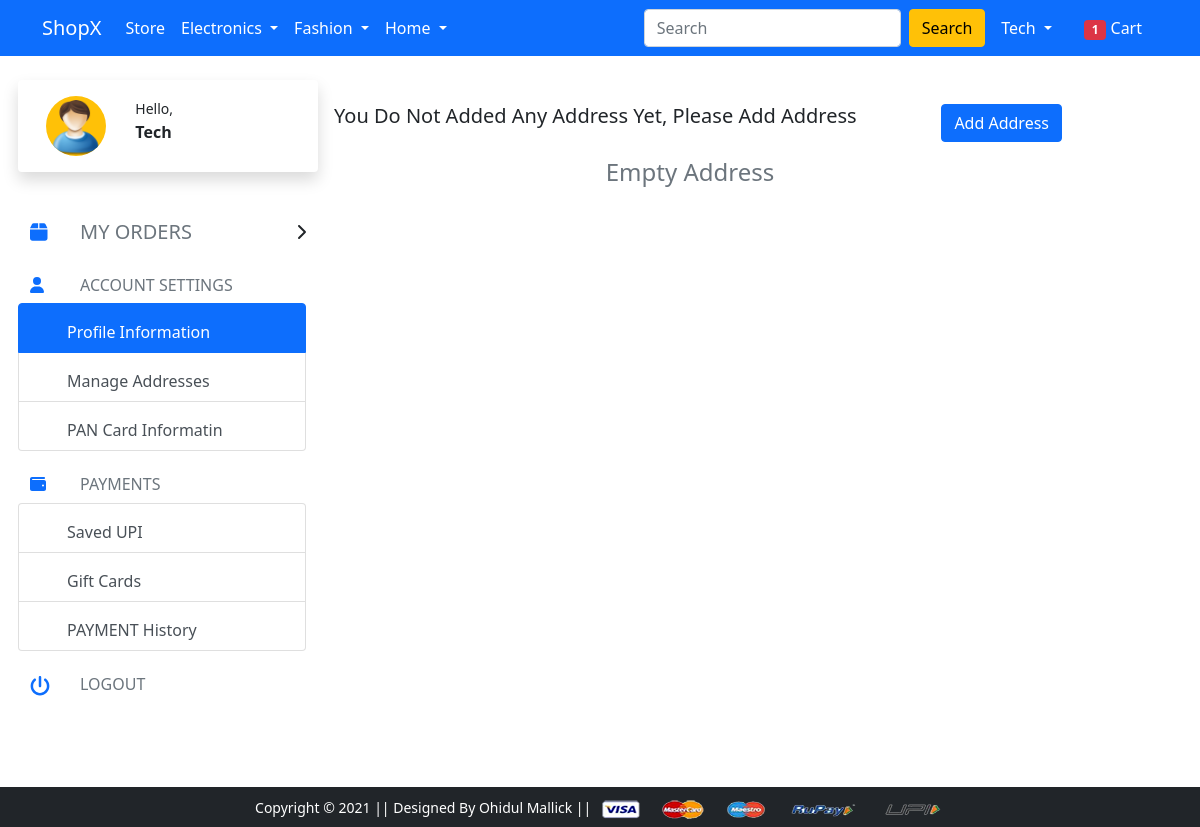
The page /address/ (signed in) on the database as committed earlier.
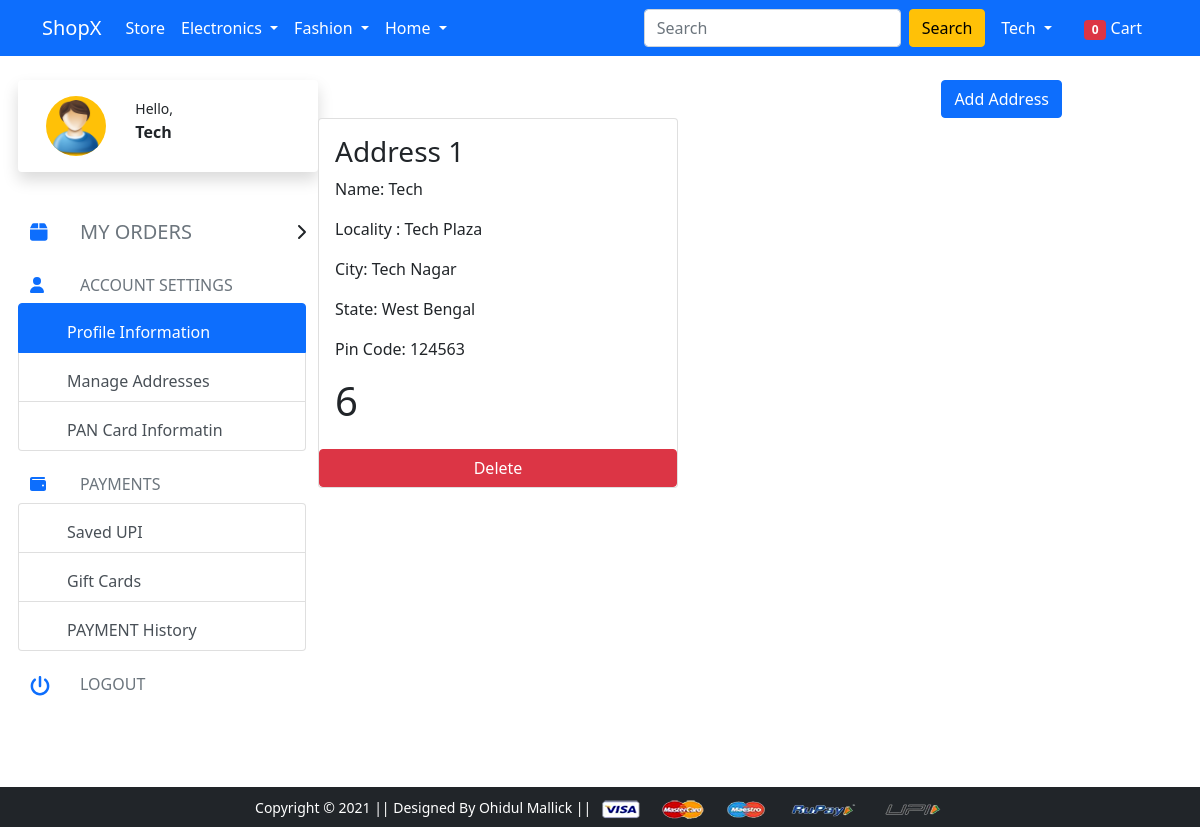
The same page on the database as committed later.
### app/models.py (models this page shows, shortened)
class Customer(models.Model):
    user=models.ForeignKey(User,on_delete=models.CASCADE)
    name=models.CharField(max_length=150)
    mobile = models.IntegerField(blank=True,null=True,default= "01234567890")
    locality=models.CharField(max_length=50)
    city=models.CharField(max_length=50)
    zipcode=models.IntegerField()
    state=models.CharField(choices=STATE_CHOICES,max_length=50)
    objects=models.Manager()

### app/views.py (the view)
# urls.py: path('address/', views.address, name='address'),
@login_required()
def address(request):
    add=Customer.objects.filter(user=request.user)
    user=request.user
    cart_product=[p for p in Cart.objects.all() if p.user==user]
    length = len(cart_product)
    return render(request, 'app/address.html',{'name':user,'add':add,'active':'btn-primary','length':length})

### app/templates/app/address.html (shortened to what this page needs)
{% extends 'app/profile1.html' %}
{% load static %}
{% block cart %} {{length}} {% endblock %}
{% block profile %}
{% if add %}
    <div class="d-flex justify-content-end">
        <a href="/addAddress/"><button class="btn btn-primary ">Add Address</button></a>
    </div>
    <div class="row">
        {% for ad in add %}
        <div class="col-sm-6">
            <div class="card">
                <div class="card-body">
                    <h3>Address {{forloop.counter}}</h3>
                    <p>Name: {{ad.name}}</p>
                    <p>Locality : {{ad.locality}}</p>
                    <p>City: {{ad.city}}</p>
                    <p>State: {{ad.state}}</p>
                    <p>Pin Code: {{ad.zipcode}}</p>
                    <h1>{{ad.id}}</h1>
                </div>
                <button class="btn btn-danger" type="submit"><a style="text-decoration: none; color: white;" href="{% url 'delAddress' ad.id %}">Delete</a></button>
            </div>
        </div>
        {% endfor %}
    </div>
{% else %}
    <div class="d-flex justify-content-between mt-4">
        <h5 class="ms-3">You Do Not Added Any Address Yet, Please Add Address</h5>
        <a href="/addAddress/"><button class="btn btn-primary ">Add Address</button></a>
    </div>
    <div>
        <h4 class="text-center text-muted mt-3">Empty Address</h4>
    </div>
    <div class="text-center text-muted mt-3">
    </div>
{% endif %}
{% endblock profile %}

Rows that differ between the two databases and show on the page:
added Customer: name "Tech", locality "Tech Plaza", city "Tech Nagar", state "West Bengal", zipcode "124563", id "6"
Other text that changed with them:
{{ length }}: "1" → "0"
text no longer shown: "You Do Not Added Any Address Yet, Please Add Address Empty Address"
